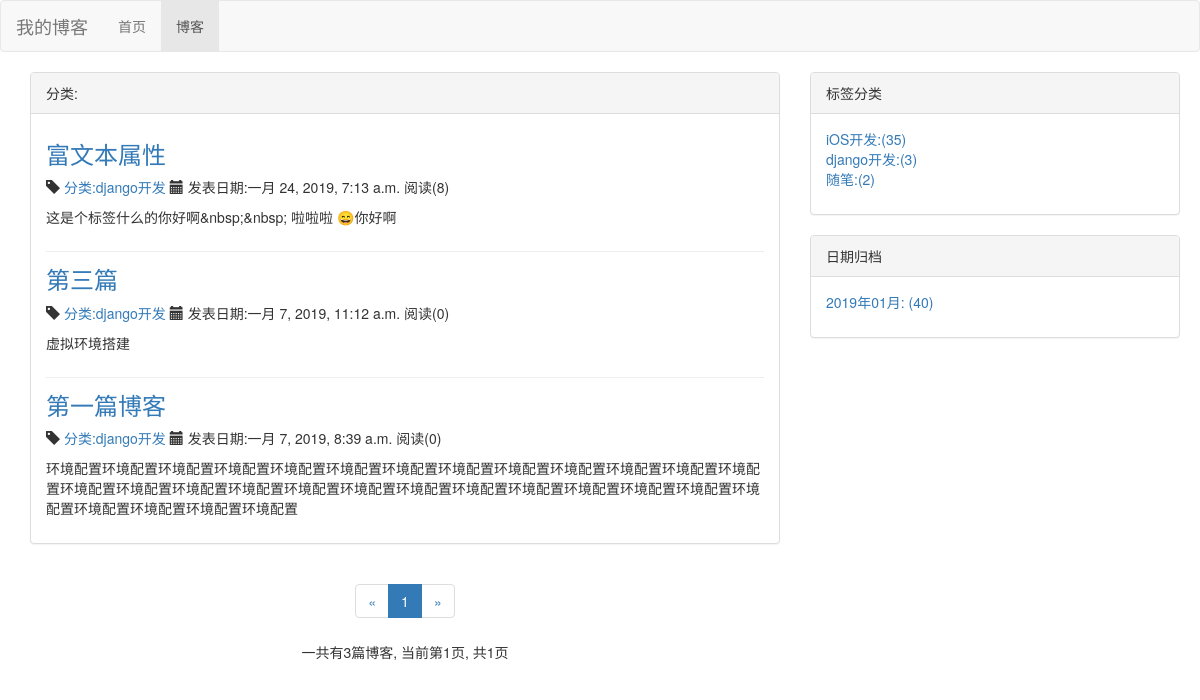
Page /blog/type/2 on the committed database.
### blog/models.py (models this page shows, shortened)
class Blog(models.Model, ReadNumExpand):
    title = models.CharField(max_length=50)
    blog_type = models.ForeignKey(BlogType, on_delete=models.DO_NOTHING)
    content = RichTextUploadingField()
    author = models.ForeignKey(User, on_delete=models.DO_NOTHING)
    create_time = models.DateTimeField(auto_now_add=True)
    last_updated_time = models.DateTimeField(auto_now=True)
    class Meta:
        ordering = ['-create_time']

class BlogType(models.Model):
    type_name = models.CharField(max_length =15)

### read_record/models.py (models this page shows)
class ReadNum(models.Model):
    read_num = models.IntegerField(default=0)
    content_type = models.ForeignKey(ContentType, on_delete=models.DO_NOTHING)
    object_id = models.PositiveIntegerField()
    content_object = GenericForeignKey('content_type', 'object_id')

### blog/views.py (the view)
# urls.py: path('type/<int:blog_type_pk>', views.blog_with_type, name="blog_with_type"),
def blog_with_type(requset, blog_type_pk):
    blog_type = get_object_or_404(BlogType, pk=blog_type_pk)
    blogs_all_list = Blog.objects.filter(blog_type=blog_type)
    context = blog_parm_caculate({'blogs_all_list':blogs_all_list,'requset':requset} )
    blog_type = get_object_or_404(BlogType, pk=blog_type_pk)
    context['blog_type'] = BlogType.objects.all()
    return render_to_response('blog/blog_with_type.html', context)

### read_record/models.py (called while the page is built)
    def get_read_num(self):
        try:
            ct = ContentType.objects.get_for_model(self)
            readnum = ReadNum.objects.get(content_type=ct, object_id=self.pk)
            return readnum.read_num
        except exceptions.ObjectDoesNotExist:
            return 0

### blog/templates/blog/blog_with_type.html (shortened to what this page needs)
{%extends "blog/blog_list.html" %}
{% block blog_list_title %}分类:{{ blog_type.type_name }}{% endblock %}

### blog/templates/blog/blog_list.html (shortened to what this page needs)
{%extends "base.html"%}
{% block nav_blog_active %}
active
{% endblock %}
{% load staticfiles %}
{% block header_extends %}
<link rel="stylesheet" href="{% static 'blog/blog.css' %}">
{% endblock %}
{% block content %}
<div class="container">
    <div class="row">
        <div class="col-xs-12 col-sm-8 col-md-8 col-lg-8">
            <div class="panel panel-default">
                <div class="panel-heading">{% block blog_list_title %}博客列表{% endblock %}</div>
                <div class="panel-body">
                    {% for blog in page_of_blogs.object_list %}
                    <div class="blog">
                        <a href="{% url 'blog_detail' blog.pk %}">
                            <h3>{{ blog.title }}</p></h3>
                        </a>
                        <p class="blog-info">
                            <span class="glyphicon glyphicon-tag" aria-hidden="true"></span>
                            <a href="{% url 'blog_with_type' blog.blog_type.pk %}">
                                分类:{{ blog.blog_type.type_name }}
                            </a>
                            <span class="glyphicon glyphicon-calendar" aria-hidden="true"></span>
                            发表日期:{{ blog.create_time }}
                            阅读({{ blog.get_read_num }})
                        </p>
                        <p>{{ blog.content|striptags|truncatechars:120 }}</p>
                    </div>
                    {% empty %}
                    <div class="blog">
                        <p>暂无博客,敬请期待</p>
                    </div>
                    {% endfor %}
                </div>
            </div>
            <div class="blog_page_pagination">
                <nav aria-label="Page navigation">
                    <ul class="pagination">
                        <li>
                            {% if page_of_blogs.has_previous %}
                            <a href="?page={{ page_of_blogs.previous_page_number }}" aria-label="Previous">
                                <span aria-hidden="true">&laquo;</span>
                            </a>
                            {% else %}
                            <span aria-hidden="true">&laquo;</span>
                            {% endif %}
                        </li>
                        {% for page_num in page_range %}
                        {% if page_of_blogs.number ==  page_num %}
                        <li class="active"><span>{{ page_num }}</span></li>
                        {% else %}
                        <li class="disabled"><a  href="?page={{ page_num }}">{{ page_num }}</a></li>
                        {% endif %}
                        {% endfor %}
                        <li>
                            {% if page_of_blogs.has_next %}
                            <a href="?page={{ page_of_blogs.next_page_number }}" aria-label="Next">
                                <span aria-hidden="true">&raquo;</span>
                            </a>
                            {% else %}
                            <span aria-hidden="true">&raquo;</span>
                            {% endif %}
                        </li>
                    </ul>
                    <p>一共有{{ page_of_blogs.paginator.count }}篇博客, 当前第{{ page_of_blogs.number  }}页, 共{{ page_of_blogs.paginator.num_pages }}页</p>
                </nav>
            </div>
        </div>
        <div class="row">
            <div class="hidden-xs col-sm-4 col-md-4 col-lg-4">
                <div class="panel panel-default">
                    <div class="panel-heading">标签分类</div>
                    <div class="panel-body">
                        <ul class="blog-types">
                            {% for blog_type in blog_types %}
                            <li><a href="{% url 'blog_with_type' blog_type.pk %}">{{ blog_type.type_name }}:({{ blog_type.type_blog_num }})</a></li>
                            {% empty %}
                            <li>暂无分类</li>
                            {% endfor %}
                        </ul>
                    </div>
                </div>
                <div class="panel panel-default">
                    <div class="panel-heading">日期归档</div>
                    <div class="panel-body">
                        <ul class="blog-types">
                            {% for blog_date,blog_count in blog_dates.items %}
                            <li><a href="{% url 'blog_with_date' blog_date.year blog_date.month %}">{{ blog_date|date:"Y年m月" }}: ({{ blog_count }})</a></li>
                            {% empty %}
                            <li>暂无分类</li>
                            {% endfor %}
                        </ul>
                    </div>
                </div>
            </div>
        </div>
    </div>
</div>
{% endblock %}

### static/base.css (style rules this page uses)
* { padding: 0; margin: 0; }

### blog/static/blog/blog.css (style rules this page uses)
ul.blog-types { list-style: none; }
div.blog:not(:last-child) { margin-bottom: 1em; border-bottom: 1px solid#eee; padding-bottom: 1em; }
div.blog h3 { margin-top: 0.5em; }
div.blog_page_pagination { text-align: center; }

### rows in the picture
Blog: title "富文本属性", blog_type.type_name "django开发", create_time "一月 24, 2019, 7:13 a.m.", get_read_num "8", content "这是个标签什么的你好啊&nbsp;&nbsp; 啦啦啦 😄你好啊"
Blog: title "第三篇", blog_type.type_name "django开发", create_time "一月 7, 2019, 11:12 a.m.", get_read_num "0", content "虚拟环境搭建"
Blog: title "第一篇博客", blog_type.type_name "django开发", create_time "一月 7, 2019, 8:39 a.m.", get_read_num "0", content "环境配置环境配置环境配置环境配置环境配置环境配置环境配置环境配置环境配置环境配置环境配置环境配置环境配置环境配置环境配置环境配置环境配置环境配置环境配置环境配置环境配置环境配置环境配置环境配置环境配置环境配置环境配置环境配置环境配置环境配置"
BlogType: type_name "iOS开发", type_blog_num "35"
BlogType: type_name "django开发", type_blog_num "3"
BlogType: type_name "随笔", type_blog_num "2"

### other values in the picture
{{ page_num }} "1"
{{ page_of_blogs.paginator.count }} "3"
{{ page_of_blogs.number }} "1"
{{ page_of_blogs.paginator.num_pages }} "1"
{{ blog_date|date:"Y年m月" }} "2019年01月"
{{ blog_count }} "40"
